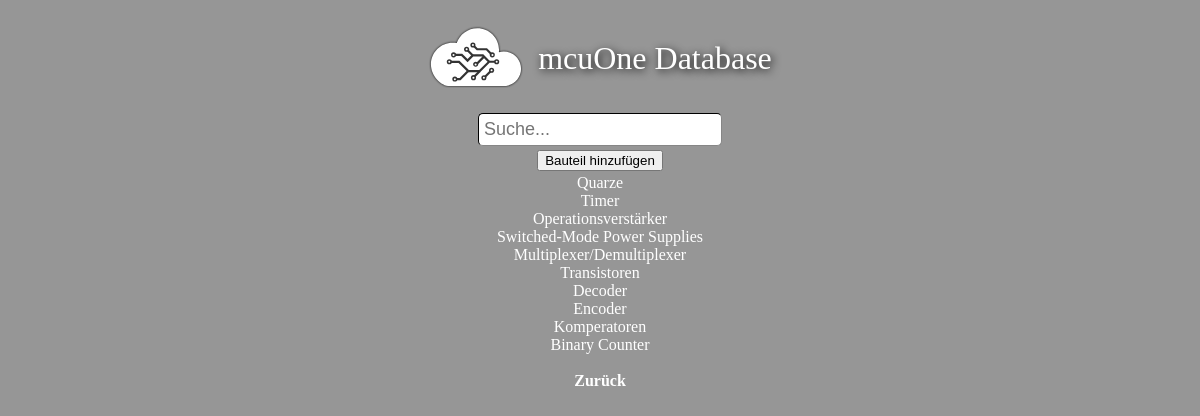
Before: / with the older database file.
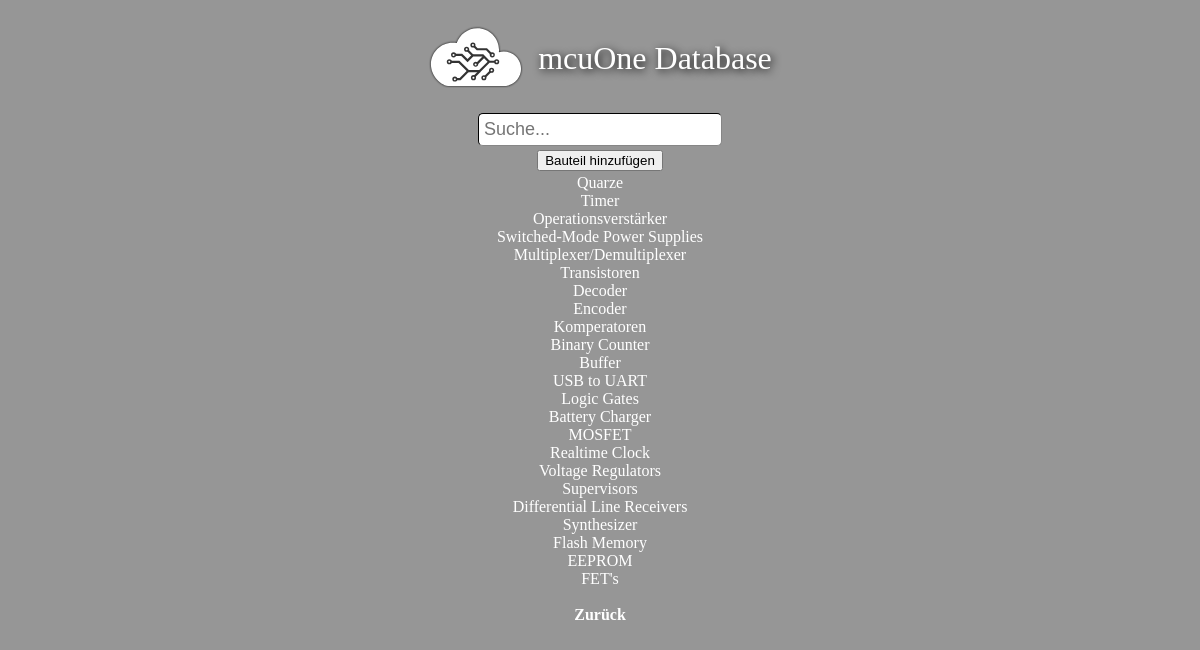
After: the same page with the newer database file.
### tables this page shows
CREATE TABLE `categories` (
	`id`	INTEGER PRIMARY KEY AUTOINCREMENT,
	`name`	TEXT,
	`description`	TEXT,
	`image`	INTEGER
);

### index.php (the view, shortened to what this page needs)
<?php
include("db.php");
?>
<html>
<head>
	<link rel="stylesheet" href="style.css">
</head>
<body>
<table align="center">
	<tr>
		<td><img alt="self-Logo" src="images/logo.svg" style="padding-right: 10px;"></td>
		<td><p style="font-size: 32px; text-shadow: 2px 2px 8px black">mcuOne Database</p></td>
	</tr>
</table>
<table align="center">
	<tr>
		<td><input type="text" name=""  onkeyup="showHint(this.value)" id="search_box" placeholder="Suche..."></td>
	</tr>
	<tr>
		<td align="center"><a href="new_component.php"><button>Bauteil hinzufügen</button></a></td>
	</tr>
</table>
<center>
	<span id="categories">
		<?php
		$query = $db->query("SELECT * FROM categories");
		while ($row = $query->fetchArray())
		    echo '<span id="js_link" onclick="js_link('.$row['id'].')">'.$row['name'].'</span><br>';
		?>
</span>
</center>
<br />
<center><b><span id="js_link" onclick="start()">Zurück</span></b></center>
</body>
</html>

### style.css (style rules this page uses)
html { background-color: rgb(150,150,150); color: white; }
body { color: white; font-family: "Consolas", Times, serif; }
#search_box { border: 1; border-color: rgb(50,50,50); border-width: 1; border-radius: 5px; font-size: 18px; padding: 5px; }
a { color: #84dbf4; }

Changed rows visible on the page:
added categories: name "Buffer"
added categories: name "USB to UART"
added categories: name "Logic Gates"
added categories: name "Battery Charger"
added categories: name "MOSFET"
added categories: name "Realtime Clock"
added categories: name "Voltage Regulators"
added categories: name "Supervisors"
added categories: name "Differential Line Receivers"
added categories: name "Synthesizer"
added categories: name "Flash Memory"
added categories: name "EEPROM"
added categories: name "FET's"
